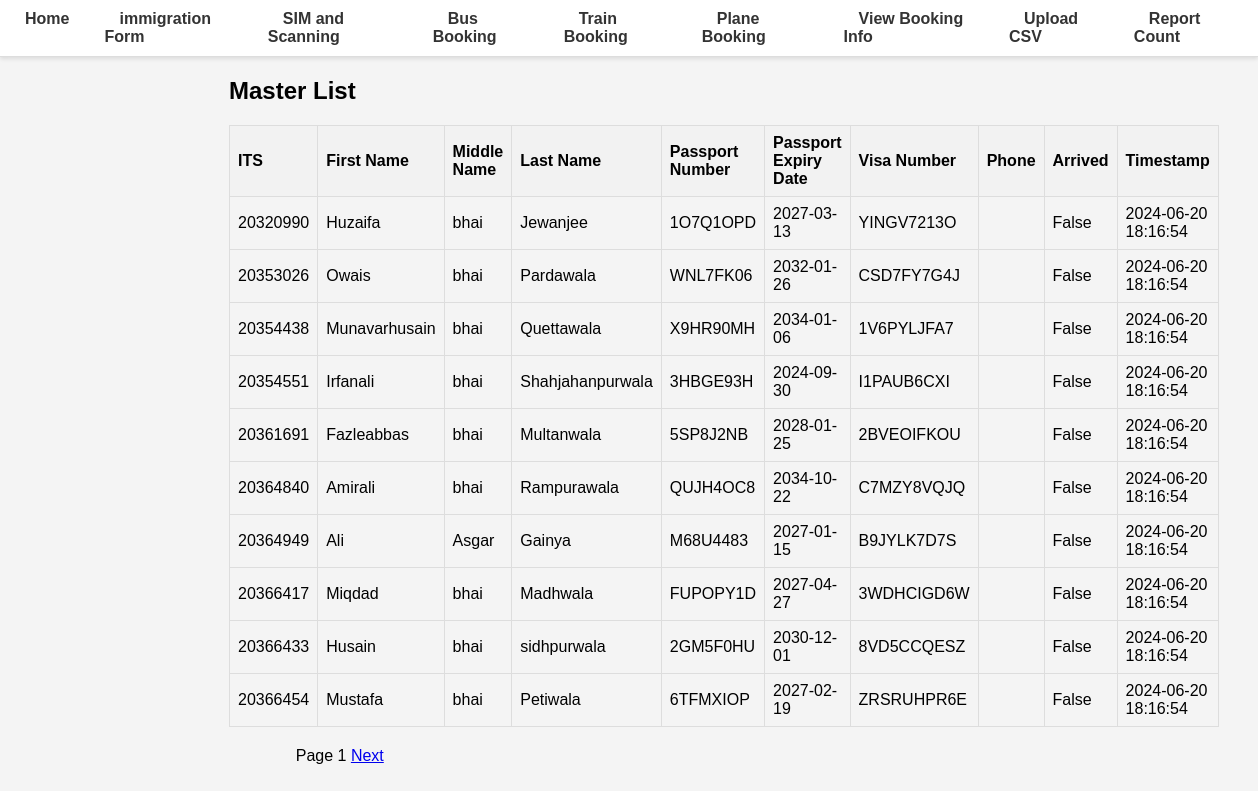
The app's page /masters/, older data.
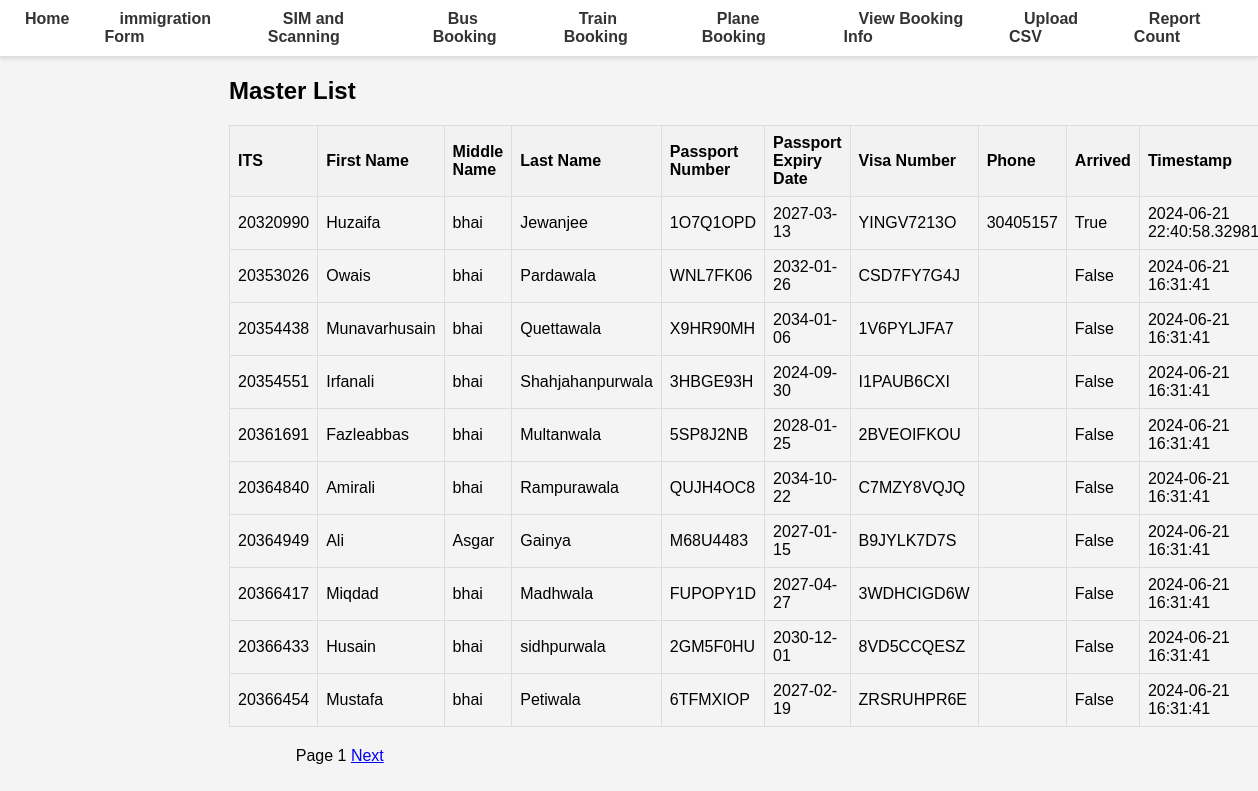
The same page, newer data.
### database.py (models this page shows)
class Master(Base):
    __tablename__ = "master"
    ITS = Column(Integer, primary_key=True, index=True)
    first_name = Column(String, index=True)
    middle_name = Column(String, index=True)
    last_name = Column(String, index=True)
    DOB = Column(Date)
    passport_No = Column(String, unique=True, index=True)
    passport_Expiry = Column(Date, index=True)
    Visa_No = Column(String, index=True)
    Mode_of_Transport = Column(String, index=True)
    phone = Column(String, index=True)
    arrived = Column(Boolean, default=False)
    timestamp = Column(DateTime, default=func.now())

### main.py (the view)
@app.get("/masters/", response_class=HTMLResponse)
async def list_masters(request: Request, page: int = Query(1), db: Session = Depends(get_db)):
    page_size = 10
    offset = (page - 1) * page_size
    masters = db.query(Master).offset(offset).limit(page_size).all()
    total_masters = db.query(func.count(Master.ITS)).scalar()
    return templates.TemplateResponse(
        "masters.html",
        {
            "request": request,
            "masters": masters,
            "page": page,
            "page_size": page_size,
            "total_masters": total_masters
        },
    )

### templates/masters.html (shortened to what this page needs)
{% extends "base.html" %}
{% block content %}
<h2>Master List</h2>
<table>
    <tr>
        <th>ITS</th>
        <th>First Name</th>
        <th>Middle Name</th>
        <th>Last Name</th>
        <th>Passport Number</th>
        <th>Passport Expiry Date</th>
        <th>Visa Number</th>
        <th>Phone</th>
        <th>Arrived</th>
        <th>Timestamp</th>
    </tr>
    {% for master in masters %}
    <tr>
        <td>{{ master.ITS }}</td>
        <td>{{ master.first_name }}</td>
        <td>{{ master.middle_name }}</td>
        <td>{{ master.last_name }}</td>
        <td>{{ master.passport_No }}</td>
        <td>{{ master.passport_Expiry }}</td>
        <td>{{ master.Visa_No }}</td>
        <td>{{ master.phone }}</td>
        <td>{{ master.arrived }}</td>
        <td>{{ master.timestamp }}</td>
    </tr>
    {% endfor %}
</table>
<div>
    <span>Page {{ page }}</span>
    <a href="/masters/?page={{ page + 1 }}" {% if (page * page_size) >= total_masters %}style="visibility:hidden;"{% endif %}>Next</a>
</div>
{% endblock %}

### templates/base.html (shortened to what this page needs)
<!DOCTYPE html>
<html lang="en">
<head>
    <link rel="stylesheet" href="/static/styles.css">
</head>
<body>
    <nav>
        <ul>
            <li><a href="/">Home</a></li>
            <li class="dropdown">
                <a href="/master-form">immigration Form</a>
            </li>
            <li class="dropdown">
                <a href="/mark-as-arrived-form/">SIM and Scanning</a>
            </li>
            <li class="dropdown">
                <a href="/bus-booking/">Bus Booking</a>
            </li>
            <li class="dropdown">
                <a href="/train-booking-form/">Train Booking</a>
            </li>
            <li class="dropdown">
                <a href="/plane-booking-form/">Plane Booking</a>
            </li>
            <li class="dropdown">
                <a href="/view-booking-info/">View Booking Info</a>
            </li>
            <li class="dropdown">
                <a href="/upload-csv/">Upload CSV</a>
            </li>
            <li><a href="/view-count/">Report Count</a></li>
        </ul>
    </nav>
    <div class="container">
        {% block content %}{% endblock %}
    </div>
</body>
</html>

### static/styles.css (style rules this page uses)
body { font-family: Arial, sans-serif; margin: 0; padding: 0; background-color: #f4f4f4; }
nav { background-color: #fff; border-bottom: 1px solid #ddd; padding: 10px; display: flex; justify-content: center; box-shadow: 0 2px 4px rgba(0, 0, 0, 0.1); }
nav ul { list-style: none; margin: 0; padding: 0; display: flex; gap: 20px; }
nav ul li { display: inline; }
nav a { color: #333; text-decoration: none; font-weight: bold; padding: 10px 15px; border-radius: 3px; transition: background-color 0.3s, color 0.3s; }
.container { max-width: 800px; margin: 0 auto; }
table { width: 100%; border-collapse: collapse; margin-bottom: 20px; }
table, th, td { border: 1px solid #ddd; }
th, td { padding: 8px; text-align: left; }
th { background-color: #f2f2f2; }
.dropdown { display: inline-block; }

### templates/base.html (style rules this page uses)
.dropdown { position: relative; display: inline-block; }

Row changes from the older to the newer data that the page shows:
changed Master "Huzaifa": phone (not shown) → "30405157"; arrived "False" → "True"; timestamp "2024-06-20 18:16:54" → "2024-06-21…"
changed Master "Owais": timestamp "2024-06-20 18:16:54" → "2024-06-21 16:31:41"
changed Master "Munavarhusain": timestamp "2024-06-20 18:16:54" → "2024-06-21 16:31:41"
changed Master "Irfanali": timestamp "2024-06-20 18:16:54" → "2024-06-21 16:31:41"
changed Master "Fazleabbas": timestamp "2024-06-20 18:16:54" → "2024-06-21 16:31:41"
changed Master "Amirali": timestamp "2024-06-20 18:16:54" → "2024-06-21 16:31:41"
changed Master "Ali": timestamp "2024-06-20 18:16:54" → "2024-06-21 16:31:41"
changed Master "Miqdad": timestamp "2024-06-20 18:16:54" → "2024-06-21 16:31:41"
changed Master "Husain": timestamp "2024-06-20 18:16:54" → "2024-06-21 16:31:41"
changed Master "Mustafa": timestamp "2024-06-20 18:16:54" → "2024-06-21 16:31:41"
